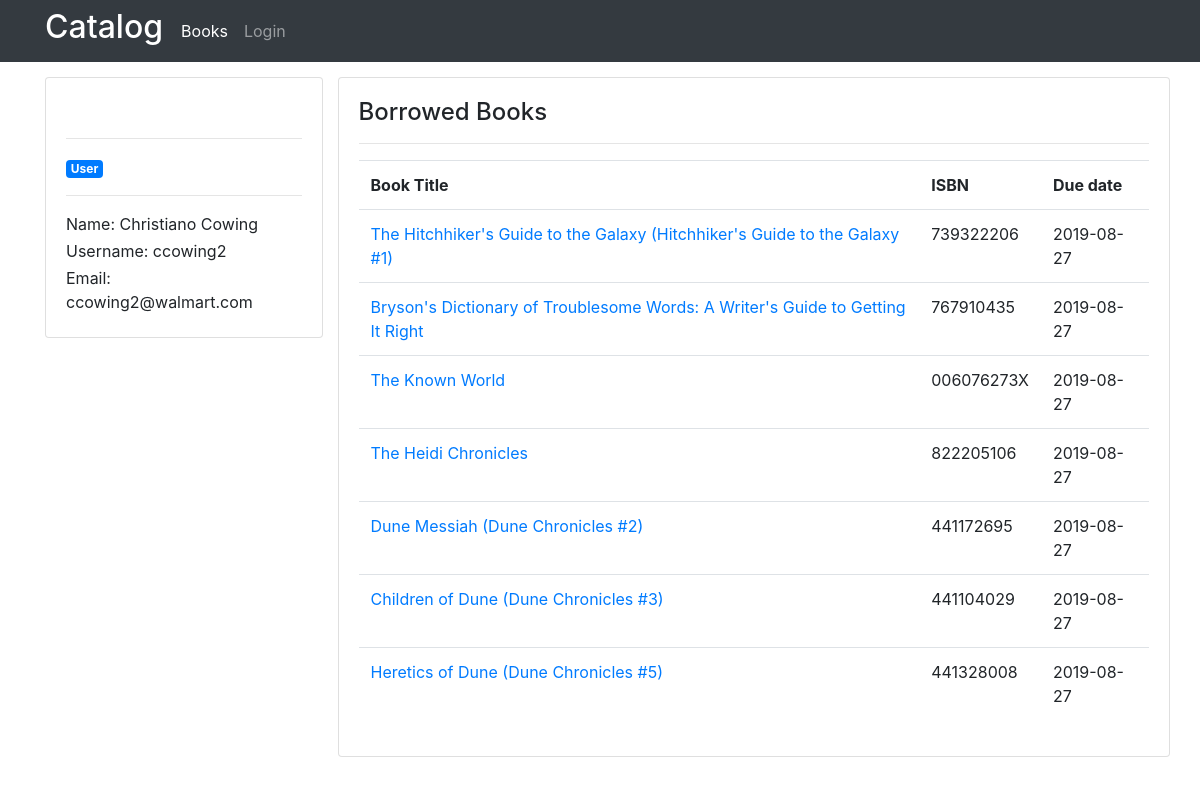
/user/ccowing2, run on the app's committed database.
### catalog/models.py (models this page shows, shortened)
class User(db.Model, UserMixin):
    BORROW_LIMIT = 4
    id = db.Column(db.Integer, primary_key=True)
    username = db.Column(db.String(30), unique=True, nullable=False)
    first_name = db.Column(db.String(100), nullable=False)
    last_name = db.Column(db.String(100))
    email = db.Column(db.String(100), nullable=False, unique=True)
    password = db.Column(db.String(200), nullable=False)
    is_admin = db.Column(db.Boolean, unique=False, default=False)
    books = db.relationship('Book', backref='borrower', lazy=True)
    num_borrowed_books = db.Column(db.Integer, nullable=False, default=0)
    @property
    def full_name(self):
        return '{} {}'.format(self.first_name, self.last_name)

class Book(db.Model):
    id = db.Column(db.Integer, primary_key=True)
    title = db.Column(db.String(200), nullable=False)
    author = db.Column(db.String(200), nullable=False)
    average_rating = db.Column(db.Float, nullable=False)
    isbn = db.Column(db.String(10), nullable=False, unique=True)
    language = db.Column(db.String(20), nullable=False)
    num_pages = db.Column(db.Integer, nullable=False)
    rating_count = db.Column(db.Integer, nullable=False)
    text_review_count = db.Column(db.Integer, nullable=False)
    description = db.Column(db.String(1000), nullable=False)
    total_count = db.Column(db.Integer, nullable=False)
    is_borrowed = db.Column(db.Boolean, unique=False, default=False)
    borrowed_date = db.Column(db.DateTime, nullable=True)
    user_id = db.Column(db.Integer, db.ForeignKey('user.id'))
    def next_available(self):
        return (self.borrowed_date + timedelta(days=3)).date()

### catalog/users/routes.py (the view)
@users.route('/user/<string:username>')
def display_profile(username):
    user = User.query.filter_by(username=username).first()
    books = Book.query.filter_by(borrower=user).all()
    return render_template('profile.html', user_details=user, books=books)

### catalog/templates/profile.html (shortened to what this page needs)
{% extends 'nav.html' %}
{% block content %}
<div class="content-container">
    <div class="grid-container grid-row-profile">
        <div class="item-a">
            <div class="card">
                <div class="card-body">
                    <hr>
                    <div>
                        <div>
                            <span class="badge badge-primary">User</span>
                            <hr>
                        </div>
                        <div>
                            <p id="name"><span>Name: </span>{{ user_details.full_name }}</p>
                            <p id="username"><span>Username: </span>{{ user_details.username }}</p>
                            <p id="email"><span>Email: </span>{{ user_details.email }}</p>
                        </div>
                    </div>
                </div>
            </div>
        </div>
        <div>
            <div class="card">
                <div class="card-body">
                    <h4 class="section-header">Borrowed Books</h4>
                    <hr>
                    <table class="table">
                        <thead>
                            <tr>
                                <td><strong>Book Title</strong></td>
                                <td><strong>ISBN</strong></td>
                                <td><strong>Due date</strong></td></td>
                            </tr>
                        </thead>
                        <tbody>
                            {% for book in books %}
                                <tr>
                                    <td><a href="{{ url_for('books.display_book_details', book_id=book.id) }}">{{ book.title }}</a></td>
                                    <td>{{ book.isbn }}</td>
                                    <td>{{ book.next_available() }}</td>
                                </tr>
                            {% endfor %}
                        </tbody>
                    </table>
                </div>
            </div>
        </div>
    </div>
</div>
{% endblock %}

### catalog/static/css/style.css (style rules this page uses)
p { margin-bottom: 3px; }
.content-container { margin-top: 15px; }
.grid-container { display: grid; grid-template-columns: 25% 75%; grid-row-gap: 15px; grid-column-gap: 15px; }
.grid-row-profile { grid-template-rows: auto auto auto; }
.item-a { grid-column-start: 1; grid-column-end: 1; grid-row-start: 1; grid-row-end: 3; }

### data on the page
User: full_name "Christiano Cowing", username "ccowing2", email "ccowing2@walmart.com"
Book: title "The Hitchhiker's Guide to the Galaxy (Hitchhiker's Guide to the Galaxy #1)", isbn "739322206", next_available "2019-08-27"
Book: title "Bryson's Dictionary of Troublesome Words: A Writer's Guide to Getting It Right", isbn "767910435", next_available "2019-08-27"
Book: title "The Known World", isbn "006076273X", next_available "2019-08-27"
Book: title "The Heidi Chronicles", isbn "822205106", next_available "2019-08-27"
Book: title "Dune Messiah (Dune Chronicles #2)", isbn "441172695", next_available "2019-08-27"
Book: title "Children of Dune (Dune Chronicles #3)", isbn "441104029", next_available "2019-08-27"
Book: title "Heretics of Dune (Dune Chronicles #5)", isbn "441328008", next_available "2019-08-27"
